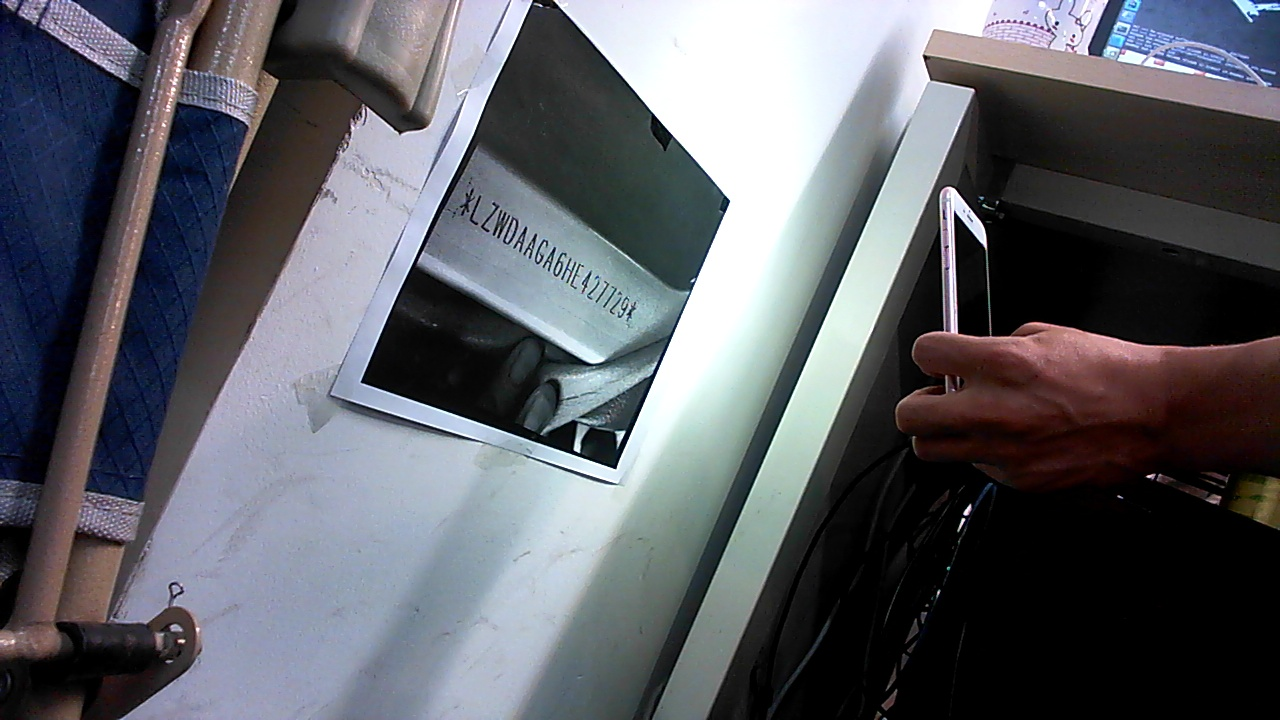
#> input picture 深度摄像机/1.jpg, 1280 x 720 px
$ python 'perspective(复件).py'
#> lines starting #> are read from the running program, lines starting #| are printed output that depends on the picture; long printed decimals are rounded
# -*- coding:utf-8 -*-
import cv2
import numpy as np

def rad(x):
  return x * np.pi / 180


img = cv2.imread("./1.jpg")
#> img is the input picture: shape (720, 1280, 3); mean B, G, R 101.7, 94.9, 92.9
cv2.namedWindow("original",0)
cv2.imshow("original", img)

# 扩展图像，保证内容不超出可视范围
#img = cv2.copyMakeBorder(img, 200, 200, 200, 200, cv2.BORDER_CONSTANT, 0)
w, h = img.shape[0:2]
#> w = 720; h = 1280

anglex = 0
angley = -62.72
anglez = 32 #是平面旋转
fov = 56 #视场角

while 1:
  # 镜头与图像间的距离，21为半可视角，算z的距离是为了保证在此可视角度下恰好显示整幅图像
  z = np.sqrt(w ** 2 + h ** 2) / 2 / np.tan(rad(fov / 2))
#> z = 1381
  # 齐次变换矩阵
  rx = np.array([[1, 0, 0, 0],
          [0, np.cos(rad(anglex)), -np.sin(rad(anglex)), 0],
          [0, -np.sin(rad(anglex)), np.cos(rad(anglex)), 0, ],
          [0, 0, 0, 1]], np.float32)

  ry = np.array([[np.cos(rad(angley)), 0, np.sin(rad(angley)), 0],
          [0, 1, 0, 0],
          [-np.sin(rad(angley)), 0, np.cos(rad(angley)), 0, ],
          [0, 0, 0, 1]], np.float32)

  rz = np.array([[np.cos(rad(anglez)), np.sin(rad(anglez)), 0, 0],
          [-np.sin(rad(anglez)), np.cos(rad(anglez)), 0, 0],
          [0, 0, 1, 0],
          [0, 0, 0, 1]], np.float32)

  r = rx.dot(ry).dot(rz)

  # 四对点的生成
  pcenter = np.array([h / 2, w / 2, 0, 0], np.float32)
#> pcenter = [640, 360, 0, 0]

  p1 = np.array([0, 0, 0, 0], np.float32) - pcenter
#> p1 = [-640, -360, 0, 0]
  p2 = np.array([w, 0, 0, 0], np.float32) - pcenter
#> p2 = [80, -360, 0, 0]
  p3 = np.array([0, h, 0, 0], np.float32) - pcenter
  p4 = np.array([w, h, 0, 0], np.float32) - pcenter

  dst1 = r.dot(p1)
  dst2 = r.dot(p2)
  dst3 = r.dot(p3)
  dst4 = r.dot(p4)

  list_dst = [dst1, dst2, dst3, dst4]

  org = np.array([[0, 0],
          [w, 0],
          [0, h],
          [w, h]], np.float32)

  dst = np.zeros((4, 2), np.float32)

  # 投影至成像平面
  for i in range(4):
    dst[i, 0] = list_dst[i][0] * z / (z - list_dst[i][2]) + pcenter[0]
    dst[i, 1] = list_dst[i][1] * z / (z - list_dst[i][2]) + pcenter[1]

  warpR = cv2.getPerspectiveTransform(org, dst)

  result = cv2.warpPerspective(img, warpR, (h, w))
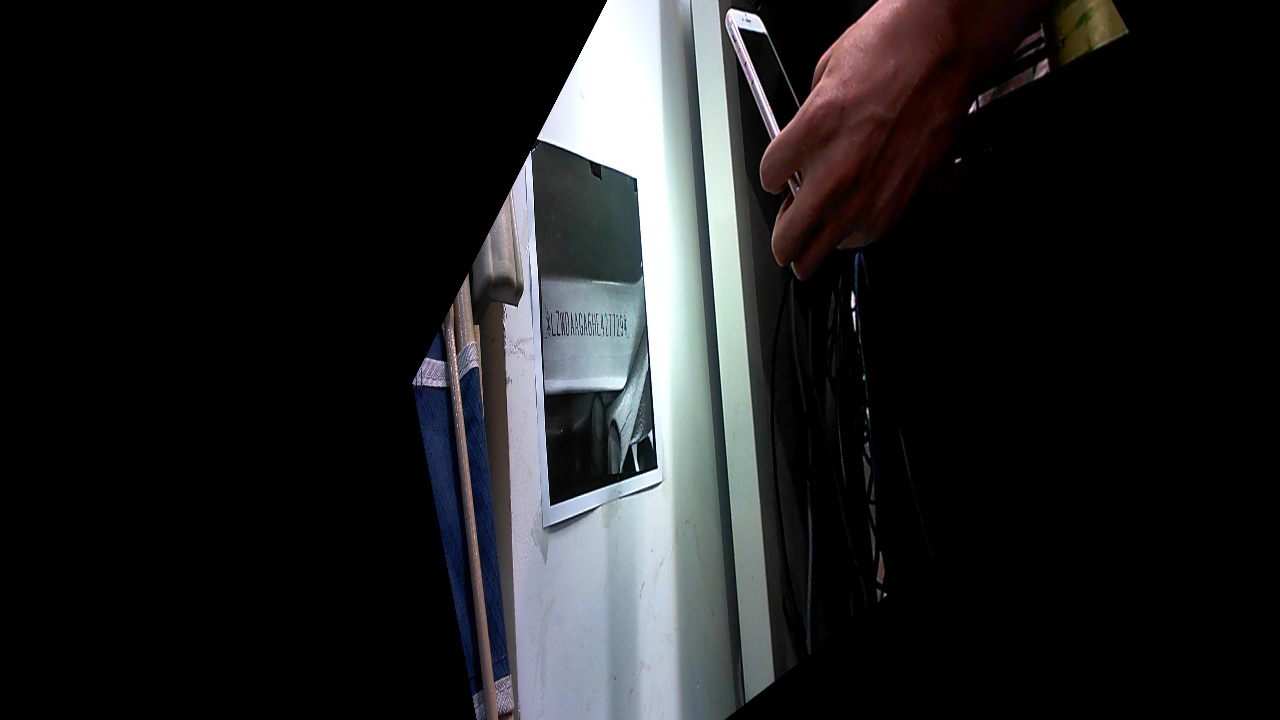
#> result: shape (720, 1280, 3); mean B, G, R 33.6, 32.5, 32.1
  cv2.namedWindow("result",0)
  cv2.imshow("result", result)
  c = cv2.waitKey(0)
#> (key q is pressed here)

  # 键盘控制
  if 27 == c: # Esc quit
    break;
  if c == ord('w'):
    anglex += 1
  if c == ord('s'):
    anglex -= 1
  if c == ord('a'):
    angley += 1
    # dx=0
  if c == ord('d'):
    angley -= 1
  if c == ord('u'):
    anglez += 1
  if c == ord('p'):
    anglez -= 1
  if c == ord('t'):
    fov += 1
  if c == ord('r'):
    fov -= 1
  if c == ord(' '):
    anglex = angley = anglez = 0
  if c == ord('q'):
    print("======================================")
    print('旋转矩阵：\n', r)
    print("angle alpha: ", anglex, 'angle beta: ', angley, "dz: ", anglez, ": ", z)
#| angle alpha:  0 angle beta:  -62.72 dz:  32 :  1381.022

cv2.destroyAllWindows()
